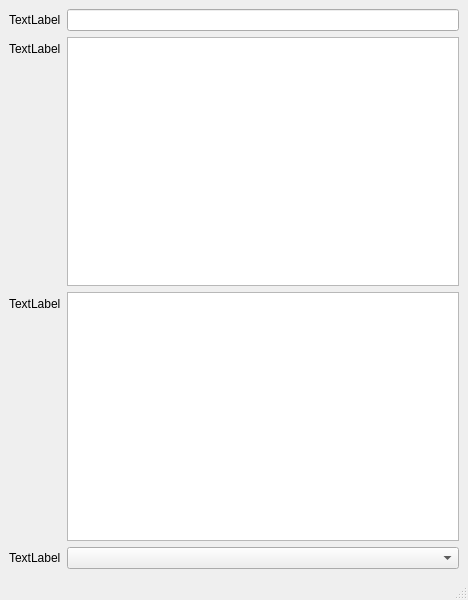
<?xml version="1.0" encoding="UTF-8"?>
<ui version="4.0">
 <class>MainWindow</class>
 <widget class="QMainWindow" name="MainWindow">
  <property name="geometry">
   <rect>
    <x>0</x>
    <y>0</y>
    <width>468</width>
    <height>600</height>
   </rect>
  </property>
  <property name="windowTitle">
   <string>MainWindow</string>
  </property>
  <widget class="QWidget" name="centralwidget">
   <layout class="QGridLayout" name="gridLayout">
    <item row="0" column="0">
     <layout class="QFormLayout" name="formLayout">
      <item row="0" column="0">
       <widget class="QLabel" name="label">
        <property name="text">
         <string>TextLabel</string>
        </property>
       </widget>
      </item>
      <item row="0" column="1">
       <widget class="QLineEdit" name="lineEdit"/>
      </item>
      <item row="1" column="0">
       <widget class="QLabel" name="label_2">
        <property name="text">
         <string>TextLabel</string>
        </property>
       </widget>
      </item>
      <item row="1" column="1">
       <widget class="QTextEdit" name="textEdit"/>
      </item>
      <item row="2" column="0">
       <widget class="QLabel" name="label_3">
        <property name="text">
         <string>TextLabel</string>
        </property>
       </widget>
      </item>
      <item row="2" column="1">
       <widget class="QTextEdit" name="textEdit_2"/>
      </item>
      <item row="3" column="0">
       <widget class="QLabel" name="label_4">
        <property name="text">
         <string>TextLabel</string>
        </property>
       </widget>
      </item>
      <item row="3" column="1">
       <widget class="QComboBox" name="comboBox"/>
      </item>
     </layout>
    </item>
   </layout>
  </widget>
  <widget class="QMenuBar" name="menubar">
   <property name="geometry">
    <rect>
     <x>0</x>
     <y>0</y>
     <width>468</width>
     <height>24</height>
    </rect>
   </property>
  </widget>
  <widget class="QStatusBar" name="statusbar"/>
 </widget>
 <resources/>
 <connections/>
</ui>
